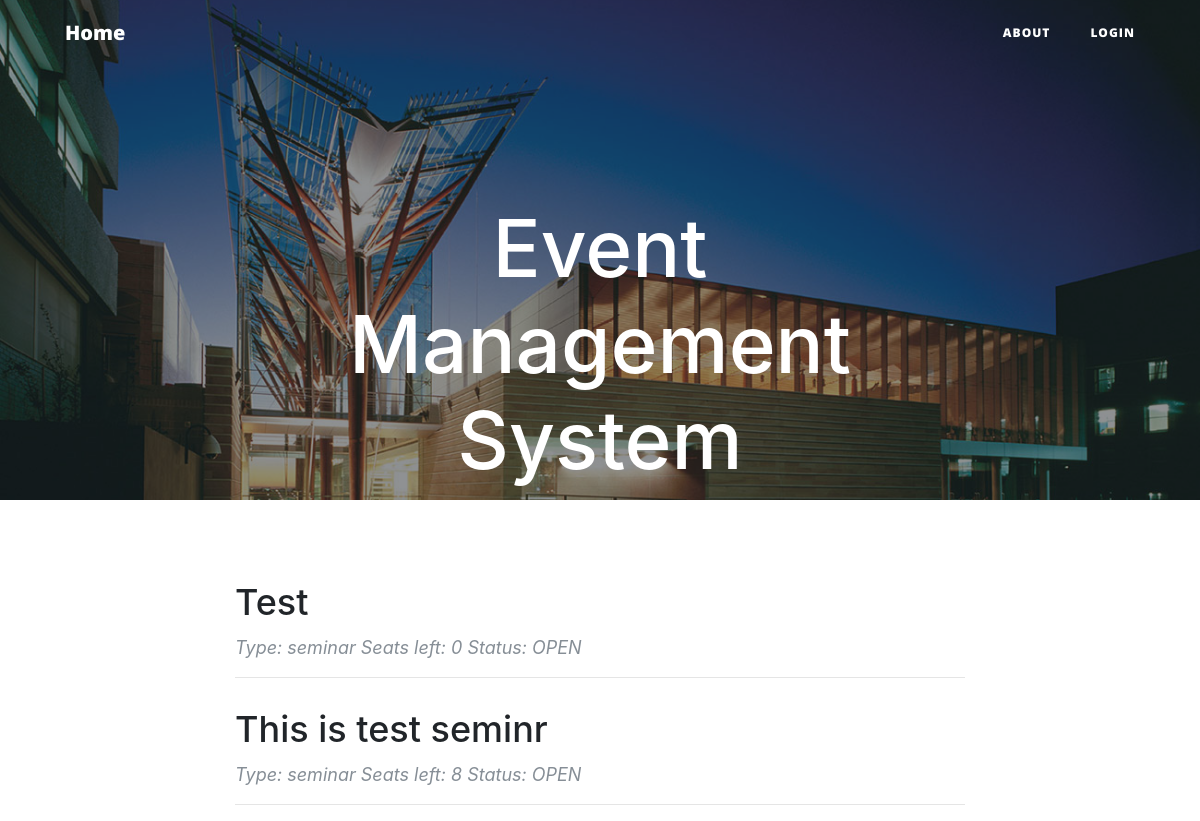
Before: / with the older database file.
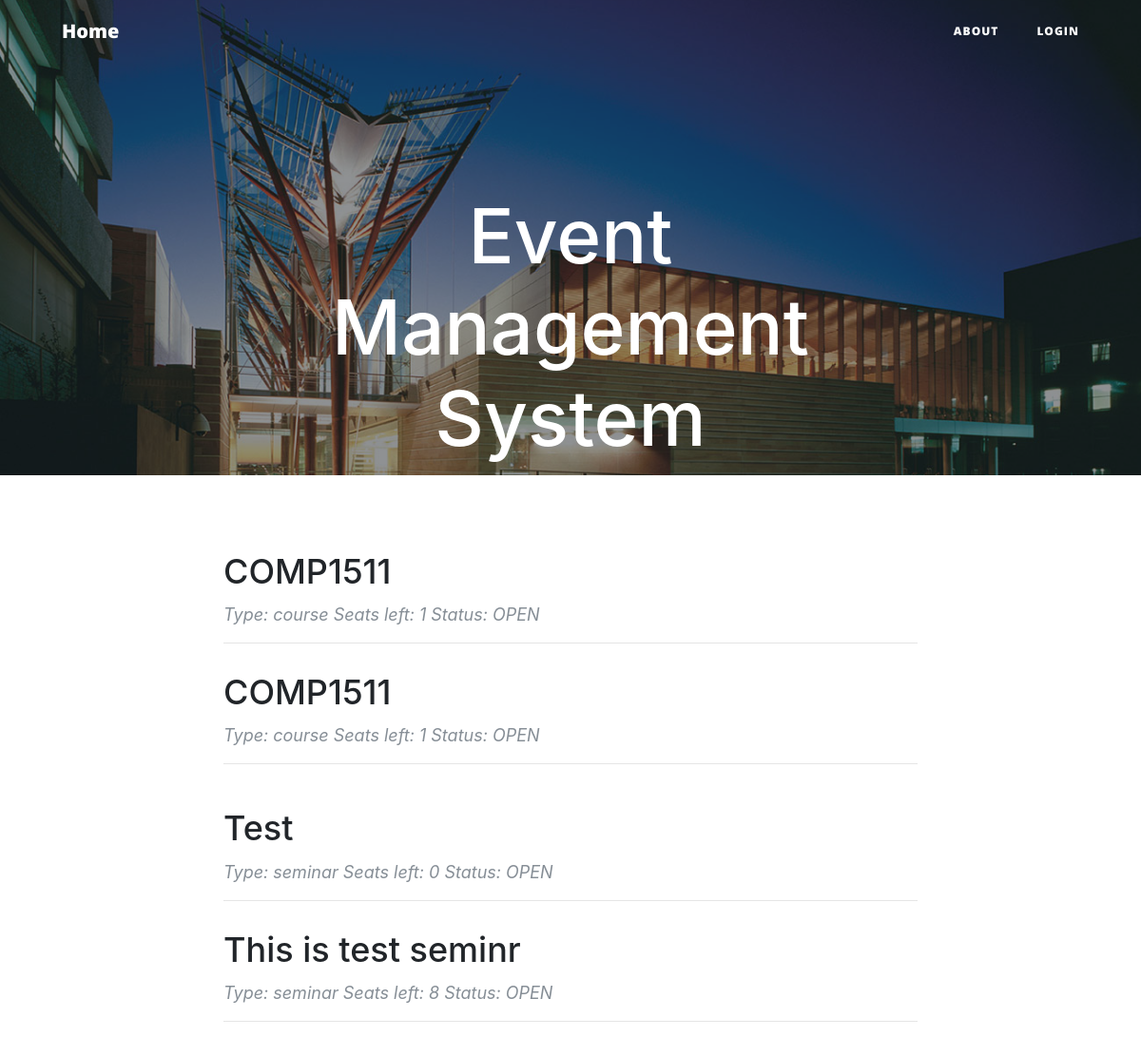
After: the same page with the newer database file.
### event.py (models this page shows, shortened)
class Seminar(db.Model):
    __tablename__ = 'seminars'
    seminar_id = db.Column(db.Integer, primary_key=True)
    title = db.Column(db.String(120))
    details = db.Column(db.UnicodeText)
    start = db.Column(db.String(80))
    end = db.Column(db.String(80))
    capacity = db.Column(db.Integer)
    status = db.Column(db.String(80))
    creater = db.Column(db.String(80))
    users = db.relationship('User',secondary=seminar_realation,
                            backref=db.backref('seminar_users_all', lazy='dynamic'))
    sessions = db.relationship('Session',secondary=seminar_session,
                            backref=db.backref('session_all', lazy='dynamic'))

class Event(db.Model):
    __tablename__ = 'events'
    event_id = db.Column(db.Integer, primary_key=True)
    title = db.Column(db.String(120))
    details = db.Column(db.UnicodeText)
    start = db.Column(db.String(80))
    end = db.Column(db.String(80))
    capacity = db.Column(db.Integer)
    status = db.Column(db.String(80))
    creater = db.Column(db.String(80))
    fee = db.Column(db.Integer)
    early_period = db.Column(db.Integer)
    users = db.relationship('User',secondary=event_realation,
                            backref=db.backref('event_users_all', lazy='dynamic'))

### route.py (the view)
@app.route('/')
def index():
    Eventsystem.check_statu()
    return render_template('index.html', events = Event.query.all(), seminars = Seminar.query.all())

### EventSystem.py (called while the page is built)
    @staticmethod
    def check_statu():
        now = datetime.now()
        for event in Event.query.all():
            end = datetime.strptime(event.end, "%d-%m-%Y")
            if end < now:
                event.status = 'CLOSED'
                db.session.add(event)
                db.session.commit()
        for seminar in Seminar.query.all():
            end = datetime.strptime(seminar.end, "%d-%m-%Y")
            if end < now:
                seminar.status = 'CLOSED'
                db.session.add(seminar)
                db.session.commit()
        for session in Session.query.all():
            end = datetime.strptime(session.end, "%d-%m-%Y")
            if end < now:
                session.status = 'CLOSED'
                db.session.add(session)
                db.session.commit()

### templates/index.html
{% extends 'base.html' %}
{% block body %}
<header class="masthead" style="background-image: url('{{ url_for('static',filename='asb-unsw-campus-53.jpg')}}'); width: auto; height:500px;">
    <div class="overlay"></div>
    <div class="container">
        <div class="row">
            <div class="col-lg-8 col-md-10 mx-auto">
                <div class="site-heading">
                    <h1>Event Management System</h1>
                </div>
            </div>
        </div>
    </div>
</header>
<div class="container">
    <div class="row">
        <div class="col-lg-8 col-md-10 mx-auto">
            {% for event in events %}
                <div class="post-preview">
                    <a href="{{ url_for('info', eventId = event.event_id) }}">
                        <h2 class="post-title">
                            {{event.title}}
                        </h2>
                    </a>
                    <p class="post-meta">Type: course Seats left: {{ event.capacity - event.events_all.count() }} Status: {{event.status}}</p>
                </div>
                <hr>
            {% endfor %}
        </div>
    </div>
</div>
<div class="container">
    <div class="row">
        <div class="col-lg-8 col-md-10 mx-auto">
            {% for seminar  in seminars %}
                <div class="post-preview">
                    <a href="{{ url_for('seminarinfo', seminarId = seminar.seminar_id) }}">
                        <h2 class="post-title">
                            {{seminar.title}}
                        </h2>
                    </a>
                    <p class="post-meta">Type: seminar Seats left: {{ seminar.capacity - seminar.seminars_all.count() }} Status: {{seminar.status}}</p>
                </div>
                <hr>
            {% endfor %}
        </div>
    </div>
</div>
{% endblock %}

### templates/base.html (shortened to what this page needs)
<!DOCTYPE html>
<html lang="en">
    <head>
        <link rel = stylesheet type="text/css" href="{{ url_for('static',filename = 'font-awesome.min.css')}}"/>
        <link rel = stylesheet type="text/css" href="{{ url_for('static',filename = 'clean-blog.min.css')}}"/>
        <link rel = stylesheet type="text/css" href="{{ url_for('static',filename = 'bootstrap.min.css')}}"/>
    </head>
    <body>
        <nav  class="navbar navbar-expand-lg navbar-light fixed-top" id="mainNav">
            <div class="container">
                <a class="navbar-brand" href="{{url_for('index')}}">Home</a>
                <div class="collapse navbar-collapse" id="navbarResponsive">
                    <ul class="navbar-nav ml-auto">
                        <li class="nav-item">
                            <a class="nav-link" href="{{ url_for('about') }}">About</a>
                        </li>
                        {% if current_user.is_anonymous %}
                        <li class="nav-item">
                                <a class="nav-link" href="{{ url_for('login') }}">Login</a>
                        </li>
                        {% else %}
                        <li class="nav-item">
                            <a class="nav-link" href="{{ url_for('logout') }}">Logout</a>
                        </li>
                        {% endif %}
                    </ul>
                </div>
            </div>
        </nav>
        {% block body %}{% endblock %}
    </body>
</html>

Changed rows visible on the page:
added Event: title "COMP1511", event.capacity-event.events_all.count() "1", status "OPEN"
added Event: title "COMP1511", event.capacity-event.events_all.count() "1", status "OPEN"
